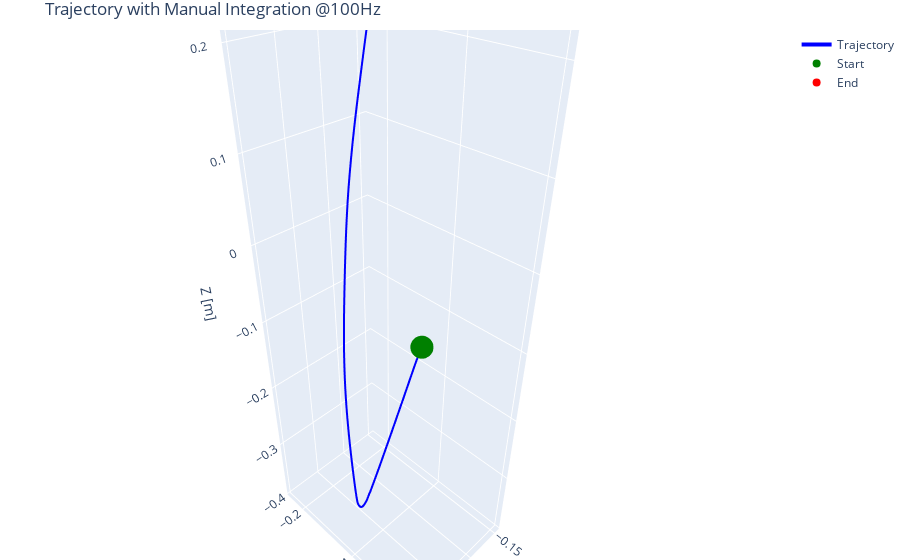

Source (notebook cell):
### Code cell
import pandas as pd
import numpy as np
import plotly.graph_objects as go
from scipy.spatial.transform import Rotation as R

# ————— Extract raw accel and angles —————
acc = df[['AccX', 'AccY', 'AccZ']].values
rpy = df[['AngX', 'AngY', 'AngZ']].values

# ————— Build orientation objects —————
rot = R.from_euler('xyz', rpy, degrees=True)

# ————— Per-sample gravity removal & world-frame accel —————
g_world = np.array([0, 0, 9.81])
n = len(acc)
acc_world = np.zeros((n, 3))

for i in range(n):
    g_body_i     = rot[i].inv().apply(g_world)
    a_dyn_body   = acc[i] - g_body_i
    acc_world[i] = rot[i].apply(a_dyn_body)

# ————— Remove mean residual to zero net accel —————
residual_mean = np.mean(acc_world, axis=0)
acc_world -= residual_mean

# ————— Manual trapezoidal integration at 100 Hz —————
dt = 1.0 / 100.0  # 0.01 seconds
vel = np.zeros_like(acc_world)
pos = np.zeros_like(acc_world)

for i in range(1, n):
    vel[i] = vel[i-1] + 0.5 * (acc_world[i] + acc_world[i-1]) * dt
    pos[i] = pos[i-1] + 0.5 * (vel[i] + vel[i-1]) * dt

# ————— Plot trajectory —————
fig = go.Figure([
    go.Scatter3d(
        x=pos[:, 0], y=pos[:, 1], z=pos[:, 2],
        mode='lines', line=dict(color='blue', width=4),
        name='Trajectory'
    ),
    go.Scatter3d(
        x=[0], y=[0], z=[0],
        mode='markers', marker=dict(color='green', size=8),
        name='Start'
    ),
    go.Scatter3d(
        x=[pos[-1, 0]], y=[pos[-1, 1]], z=[pos[-1, 2]],
        mode='markers', marker=dict(color='red', size=8),
        name='End'
    )
])
fig.update_layout(
    scene=dict(
        xaxis_title='X [m]',
        yaxis_title='Y [m]',
        zaxis_title='Z [m]',
        aspectmode='data'
    ),
    title='Trajectory with Manual Integration @100Hz',
    margin=dict(l=0, r=0, b=0, t=30)
)
fig.show()

### Figure 1 — Plotly figure (JSON) as saved in the notebook; plotly's stock layout.template omitted (floating-point values rounded to 4 significant figures; data arrays with more than 128 entries replaced by an {"elided": "..."} marker saying what was removed)
{"data": [{"line": {"color": "blue", "width": 4}, "mode": "lines", "name": "Trajectory", "type": "scatter3d", "x": {"elided": "412 float values"}, "y": {"elided": "412 float values"}, "z": {"elided": "412 float values"}}, {"marker": {"color": "green", "size": 8}, "mode": "markers", "name": "Start", "type": "scatter3d", "x": [0], "y": [0], "z": [0]}, {"marker": {"color": "red", "size": 8}, "mode": "markers", "name": "End", "type": "scatter3d", "x": [-0.1484], "y": [-0.2258], "z": [0.286]}], "layout": {"margin": {"b": 0, "l": 0, "r": 0, "t": 30}, "scene": {"aspectmode": "data", "xaxis": {"title": {"text": "X [m]"}}, "yaxis": {"title": {"text": "Y [m]"}}, "zaxis": {"title": {"text": "Z [m]"}}}, "title": {"text": "Trajectory with Manual Integration @100Hz"}}}
